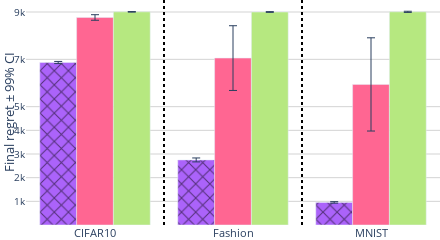

Notebook source saved alongside this figure:
### Code cell
import pandas as pd
import plotly.graph_objects as go
import numpy as np
import plotly.express as px
# Assuming df is your DataFrame and it has columns 'Dataset', 'Value', 'Model'

w = 0.1
def remove_substrings(s, substrings):
    for substring in substrings:
        s = s.replace(substring, '')
    return s


# approaches = result['merge'].unique()
# 'LeNetNeural-CBP', 'LeNetNeuronal (official)', 'LeNetNeuronal (tuned)',
# approaches = np.array([ 'MLPNeural-CBP', 'MLPNeuronal (official)','MLPNeuronal (tuned)', 'MLPIneurAL (official)', 
#                         'MLPIneurAL (tuned)',  'MLPCesa', 'MLPMargin' ], dtype=object) 
# approaches_names = [ remove_substrings(model, ['LeNet', 'MLP']) for model in approaches ]
# default_colors = px.colors.qualitative.Plotly
# model_colors = {model_n:col for model_n,col in zip(approaches_names,default_colors) }

approaches = {
    #'EEneuralcbpside_v5': {'color': [255, 255, 0], 'label': 'EEneuralcbpside_v5'},  # Red
    'LeNetNeural-CBP': {'color': [171, 99, 250], 'label': 'Neural-CBP'},  # Red
    # 'MLPIneurAL (official)': {'color': [255, 161, 90], 'label':'IneurAL (official)'},                    # Yellow
    # 'MLPIneurAL (tuned)': {'color': [25, 211, 243], 'label':'IneurAL (tuned)'},                    # Cyan
    'LeNetNeuronal (official)': {'color': [255, 102, 146], 'label':'Neuronal (official)'},                  # Magenta
    'LeNetNeuronal (less exploration)': {'color': [182, 232, 128], 'label':'Neuronal (less exploration)'},                   # Orange
    # 'MLPMargin': {'color': [255, 151, 255], 'label':'Margin'},
    # 'MLPCesa': {'color': [254, 203, 82], 'label':'Cesa'},
}


# Create an empty figure
fig = go.Figure()


views = []
for appr in approaches.keys():
    print(appr)
    appr_name = approaches[appr]['label']
    r,g,b = approaches[appr]['color']

    subset = result[result['merge'] == appr]
    dec = False
    if appr_name not in views:
        dec = True
        views.append(appr_name)
    

    if 'CBP' in appr_name:
        fig.add_trace(go.Bar(
            x=subset['merge2'],
            y=subset['Mean'],
            name=appr_name,
            error_y=dict(type='data', array=subset['StdError'], visible=True,thickness=1 ),
            marker_color='rgba({},{},{},1)'.format(r,g,b),marker_pattern_shape='x',marker_pattern_fgcolor='black', 
            showlegend = dec,
            # width=w
            ))
    else: 
        fig.add_trace(go.Bar(
            x=subset['merge2'],
            y=subset['Mean'],
            name=appr_name,
            error_y=dict(type='data', array=subset['StdError'], visible=True,thickness=1 ),
            marker_color='rgba({},{},{},1)'.format(r,g,b), 
            showlegend = dec,
            # width=w
            ))


# Add vertical black lines between data groups

datasets = result['merge2'].unique()
print(datasets)
for i, dataset in enumerate(datasets[:-1]):
    if i == 2:
        fig.add_vline(x=i + 0.5, line_width=2, line_color="black")
    else:
        fig.add_vline(x=i + 0.5, line_width=2, line_color="black",  line_dash="dot")


siz = 13

def format_tick(val):
    """ Custom function to format the tick labels. """
    return f'{int(val / 1000)}k' if val >= 1000 else str(val)


fig.update_layout(
    width=440,
    height=180,
    plot_bgcolor='white',  # Sets the plot background color
    paper_bgcolor='white',  # Sets the overall figure background color
    barmode='group',
    margin=dict(l=0, r=0, t=0, b=0),  # Small margins
    xaxis=dict(
        tickmode='array',
        tickvals=result['merge2'].unique(),
        ticktext = [ remove_substrings(model, ['LeNet', 'MLP']) for model in result['merge2'].unique() ],
        tickfont=dict(size=siz-2)  # Increase X-axis tick font size
    ),
    yaxis=dict(
        # type="log",
        gridcolor='lightgrey',
        title="Final regret ± 99% CI",
        title_standoff=5,
        title_font=dict(size=siz),
        tickfont=dict(size=siz-3) , # Increase Y-axis tick font size
        tickmode='array',
        tickvals=[1000, 2000, 3000, 4000, 5000, 7000, 9000 ],  # Specify the values where you want ticks
        ticktext=[format_tick(val) for val in [1000, 2000, 3000, 4000, 5000, 7000, 9000]]  # Format those values
    ),
    showlegend=False

    # legend=dict(
    #     orientation="h",
    #     yanchor="bottom",
    #     y=-0.3,  # Adjust this value to position the legend
    #     xanchor="center",
    #     x=0.5,
    #     font=dict(size=siz)  # Increase legend font size
    # ),
)

fig.show()
fig.write_image("./figures/tst.pdf" )
fig.write_image("./figures/tst2.pdf" )
fig.write_image("./figures/results_nonbinary_LeNet_cr.pdf" )

### Figure 1 — Plotly figure (JSON) as saved in the notebook; plotly's stock layout.template omitted (floating-point values rounded to 4 significant figures)
{"data": [{"error_y": {"array": [45.45, 83.26, 32.19], "thickness": 1, "type": "data", "visible": true}, "marker": {"color": "rgba(171,99,250,1)", "pattern": {"fgcolor": "black", "shape": "x"}}, "name": "Neural-CBP", "showlegend": true, "type": "bar", "x": ["LeNetCIFAR10", "LeNetFashion", "LeNetMNIST"], "y": [6866.0, 2750.0, 954.5]}, {"error_y": {"array": [117.7, 1368.0, 1970.0], "thickness": 1, "type": "data", "visible": true}, "marker": {"color": "rgba(255,102,146,1)"}, "name": "Neuronal (official)", "showlegend": true, "type": "bar", "x": ["LeNetCIFAR10", "LeNetFashion", "LeNetMNIST"], "y": [8769.0, 7053.0, 5940.0]}, {"error_y": {"array": [12.41, 16.14, 24.91], "thickness": 1, "type": "data", "visible": true}, "marker": {"color": "rgba(182,232,128,1)"}, "name": "Neuronal (less exploration)", "showlegend": true, "type": "bar", "x": ["LeNetCIFAR10", "LeNetFashion", "LeNetMNIST"], "y": [9007, 9001.0, 9007.0]}], "layout": {"barmode": "group", "height": 180, "margin": {"b": 0, "l": 0, "r": 0, "t": 0}, "paper_bgcolor": "white", "plot_bgcolor": "white", "shapes": [{"line": {"color": "black", "dash": "dot", "width": 2}, "type": "line", "x0": 0.5, "x1": 0.5, "xref": "x", "y0": 0, "y1": 1, "yref": "y domain"}, {"line": {"color": "black", "dash": "dot", "width": 2}, "type": "line", "x0": 1.5, "x1": 1.5, "xref": "x", "y0": 0, "y1": 1, "yref": "y domain"}], "showlegend": false, "width": 440, "xaxis": {"tickfont": {"size": 11}, "tickmode": "array", "ticktext": ["CIFAR10", "Fashion", "MNIST"], "tickvals": ["LeNetCIFAR10", "LeNetFashion", "LeNetMNIST"]}, "yaxis": {"gridcolor": "lightgrey", "tickfont": {"size": 10}, "tickmode": "array", "ticktext": ["1k", "2k", "3k", "4k", "5k", "7k", "9k"], "tickvals": [1000, 2000, 3000, 4000, 5000, 7000, 9000], "title": {"font": {"size": 13}, "standoff": 5, "text": "Final regret ± 99% CI"}}}}
